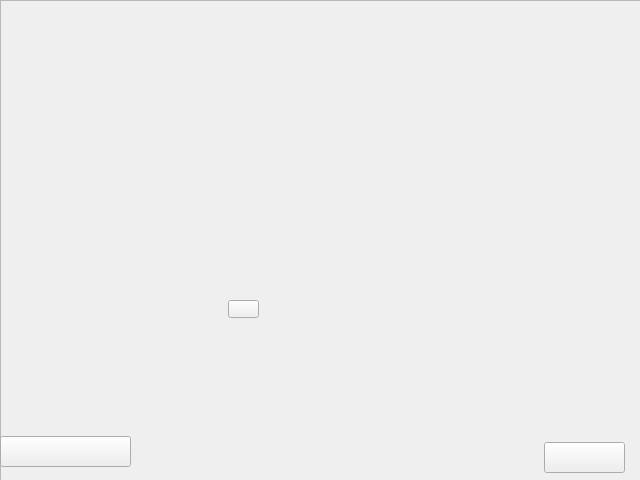
<?xml version="1.0" encoding="UTF-8"?>
<ui version="4.0">
 <class>AdventureMenu</class>
 <widget class="QWidget" name="AdventureMenu">
  <property name="geometry">
   <rect>
    <x>0</x>
    <y>0</y>
    <width>640</width>
    <height>480</height>
   </rect>
  </property>
  <property name="minimumSize">
   <size>
    <width>640</width>
    <height>480</height>
   </size>
  </property>
  <property name="maximumSize">
   <size>
    <width>640</width>
    <height>480</height>
   </size>
  </property>
  <property name="windowTitle">
   <string>Form</string>
  </property>
  <property name="styleSheet">
   <string notr="true"/>
  </property>
  <widget class="QFrame" name="frame">
   <property name="geometry">
    <rect>
     <x>0</x>
     <y>0</y>
     <width>641</width>
     <height>481</height>
    </rect>
   </property>
   <property name="styleSheet">
    <string notr="true">#frame{border-image: url(:/processed/mmAdventureMenu_Fixed.png);}</string>
   </property>
   <property name="frameShape">
    <enum>QFrame::StyledPanel</enum>
   </property>
   <property name="frameShadow">
    <enum>QFrame::Raised</enum>
   </property>
   <widget class="QPushButton" name="advPlayButton">
    <property name="geometry">
     <rect>
      <x>544</x>
      <y>442</y>
      <width>81</width>
      <height>31</height>
     </rect>
    </property>
    <property name="text">
     <string/>
    </property>
   </widget>
   <widget class="QPushButton" name="advMainMenuButton">
    <property name="geometry">
     <rect>
      <x>0</x>
      <y>436</y>
      <width>131</width>
      <height>31</height>
     </rect>
    </property>
    <property name="text">
     <string/>
    </property>
   </widget>
   <widget class="QPushButton" name="btnA1">
    <property name="geometry">
     <rect>
      <x>228</x>
      <y>300</y>
      <width>31</width>
      <height>18</height>
     </rect>
    </property>
    <property name="text">
     <string/>
    </property>
   </widget>
  </widget>
 </widget>
 <resources/>
 <connections/>
</ui>
